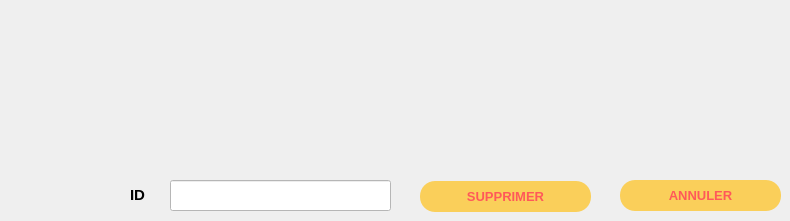
       <widget class="QWidget" name="tab_9">
        <property name="styleSheet">
         <string notr="true"/>
        </property>
        <attribute name="title">
         <string>SUPPRIMER</string>
        </attribute>
        <widget class="QLabel" name="label_58">
         <property name="geometry">
          <rect>
           <x>130</x>
           <y>180</y>
           <width>51</width>
           <height>31</height>
          </rect>
         </property>
         <property name="font">
          <font>
           <pointsize>11</pointsize>
          </font>
         </property>
         <property name="text">
          <string>&lt;html&gt;&lt;head/&gt;&lt;body&gt;&lt;p&gt;&lt;span style=&quot; font-weight:600;&quot;&gt;ID&lt;/span&gt;&lt;/p&gt;&lt;/body&gt;&lt;/html&gt;</string>
         </property>
        </widget>
        <widget class="QLineEdit" name="lineEdit_ID_S">
         <property name="geometry">
          <rect>
           <x>170</x>
           <y>180</y>
           <width>221</width>
           <height>31</height>
          </rect>
         </property>
         <property name="styleSheet">
          <string notr="true">background-color:#FFFFFF;</string>
         </property>
        </widget>
        <widget class="QPushButton" name="SUPPRIMER">
         <property name="geometry">
          <rect>
           <x>420</x>
           <y>181</y>
           <width>171</width>
           <height>31</height>
          </rect>
         </property>
         <property name="font">
          <font>
           <pointsize>10</pointsize>
           <weight>75</weight>
           <bold>true</bold>
          </font>
         </property>
         <property name="styleSheet">
          <string notr="true">QPushButton{
border-radius:15px;
	background:#FACF5A;
	color:#FF5959;
	font-weight : bold;
}
QPushButton:hover
{
		background:#FF5959;
		color:#FACF5A;
		font-weight: bold;
}</string>
         </property>
         <property name="text">
          <string>SUPPRIMER</string>
         </property>
         <property name="icon">
          <iconset>
           <normaloff>../../Documents/projet_2a39/feather/user-x.svg</normaloff>../../Documents/projet_2a39/feather/user-x.svg</iconset>
         </property>
         <property name="checkable">
          <bool>false</bool>
         </property>
         <property name="autoRepeatDelay">
          <number>300</number>
         </property>
        </widget>
        <widget class="QPushButton" name="ANNULER3">
         <property name="geometry">
          <rect>
           <x>620</x>
           <y>180</y>
           <width>161</width>
           <height>31</height>
          </rect>
         </property>
         <property name="font">
          <font>
           <pointsize>10</pointsize>
           <weight>75</weight>
           <bold>true</bold>
          </font>
         </property>
         <property name="styleSheet">
          <string notr="true">QPushButton{
border-radius:15px;
	background:#FACF5A;
	color:#FF5959;
	font-weight : bold;
}
QPushButton:hover
{
		background:#FF5959;
		color:#FACF5A;
		font-weight: bold;
}

</string>
         </property>
         <property name="text">
          <string>ANNULER</string>
         </property>
         <property name="icon">
          <iconset>
           <normaloff>../../Documents/projet_2a39/feather/x-octagon.svg</normaloff>../../Documents/projet_2a39/feather/x-octagon.svg</iconset>
         </property>
        </widget>
       </widget>
